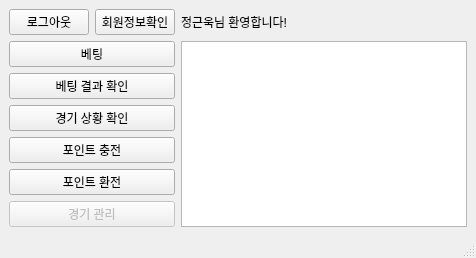
<?xml version="1.0" encoding="UTF-8"?>
<ui version="4.0">
 <class>MainWindow</class>
 <widget class="QMainWindow" name="MainWindow">
  <property name="enabled">
   <bool>true</bool>
  </property>
  <property name="geometry">
   <rect>
    <x>0</x>
    <y>0</y>
    <width>476</width>
    <height>255</height>
   </rect>
  </property>
  <property name="sizePolicy">
   <sizepolicy hsizetype="Preferred" vsizetype="Preferred">
    <horstretch>0</horstretch>
    <verstretch>0</verstretch>
   </sizepolicy>
  </property>
  <property name="minimumSize">
   <size>
    <width>0</width>
    <height>0</height>
   </size>
  </property>
  <property name="windowTitle">
   <string>Race Horse Betting System</string>
  </property>
  <widget class="QWidget" name="centralwidget">
   <layout class="QGridLayout" name="gridLayout_2">
    <item row="1" column="0">
     <layout class="QHBoxLayout" name="horizontalLayout_2">
      <item>
       <widget class="QPushButton" name="pushButton_5">
        <property name="text">
         <string>로그아웃</string>
        </property>
       </widget>
      </item>
      <item>
       <layout class="QHBoxLayout" name="horizontalLayout"/>
      </item>
      <item>
       <widget class="QPushButton" name="pushButton_3">
        <property name="text">
         <string>회원정보확인</string>
        </property>
       </widget>
      </item>
     </layout>
    </item>
    <item row="2" column="0">
     <layout class="QVBoxLayout" name="verticalLayout_2">
      <item>
       <widget class="QPushButton" name="pushButton_2">
        <property name="enabled">
         <bool>true</bool>
        </property>
        <property name="text">
         <string>베팅</string>
        </property>
       </widget>
      </item>
      <item>
       <widget class="QPushButton" name="pushButton_4">
        <property name="enabled">
         <bool>true</bool>
        </property>
        <property name="text">
         <string>베팅 결과 확인</string>
        </property>
       </widget>
      </item>
      <item>
       <widget class="QPushButton" name="pushButton">
        <property name="enabled">
         <bool>true</bool>
        </property>
        <property name="text">
         <string>경기 상황 확인</string>
        </property>
       </widget>
      </item>
     </layout>
    </item>
    <item row="2" column="1" rowspan="3">
     <widget class="QGraphicsView" name="graphicsView">
      <property name="enabled">
       <bool>true</bool>
      </property>
     </widget>
    </item>
    <item row="3" column="0">
     <layout class="QVBoxLayout" name="verticalLayout_5">
      <item>
       <widget class="QPushButton" name="pushButton_7">
        <property name="enabled">
         <bool>true</bool>
        </property>
        <property name="text">
         <string>포인트 충전</string>
        </property>
       </widget>
      </item>
      <item>
       <widget class="QPushButton" name="pushButton_6">
        <property name="enabled">
         <bool>true</bool>
        </property>
        <property name="text">
         <string>포인트 환전</string>
        </property>
       </widget>
      </item>
     </layout>
    </item>
    <item row="4" column="0">
     <widget class="QPushButton" name="pushButton_8">
      <property name="enabled">
       <bool>false</bool>
      </property>
      <property name="text">
       <string>경기 관리</string>
      </property>
     </widget>
    </item>
    <item row="1" column="1">
     <widget class="QLabel" name="label">
      <property name="text">
       <string>정근욱님 환영합니다!</string>
      </property>
     </widget>
    </item>
   </layout>
  </widget>
  <widget class="QStatusBar" name="statusbar"/>
 </widget>
 <resources/>
 <connections/>
</ui>
